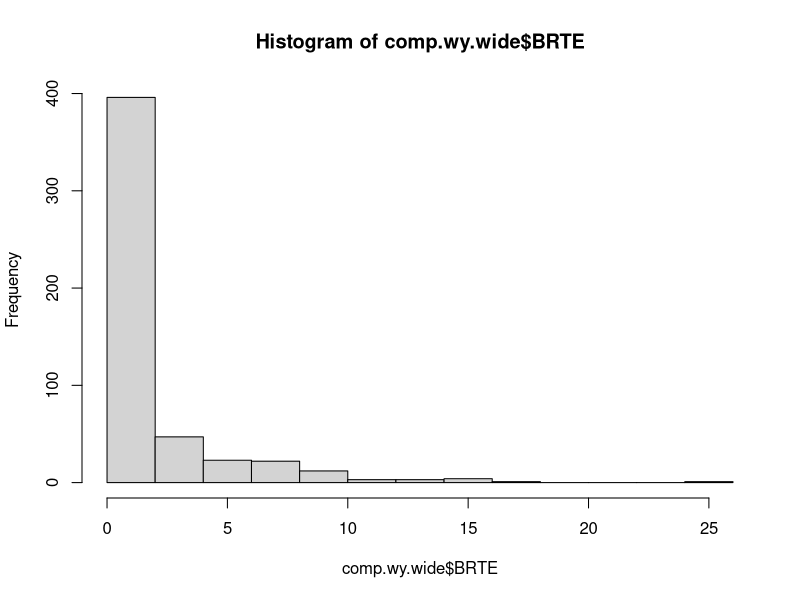
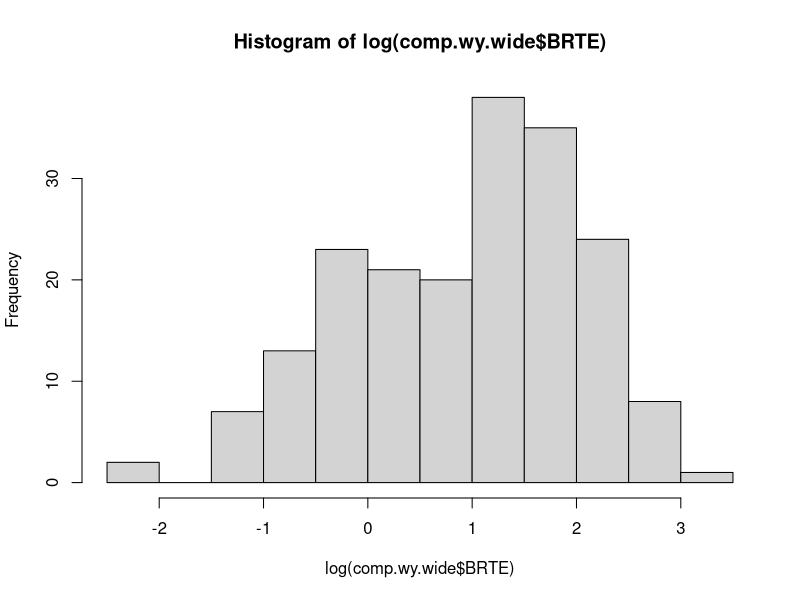
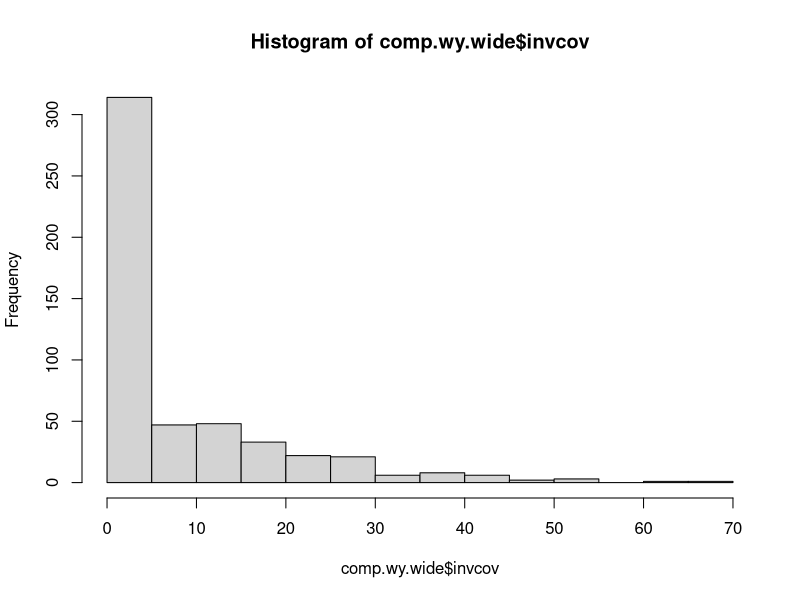
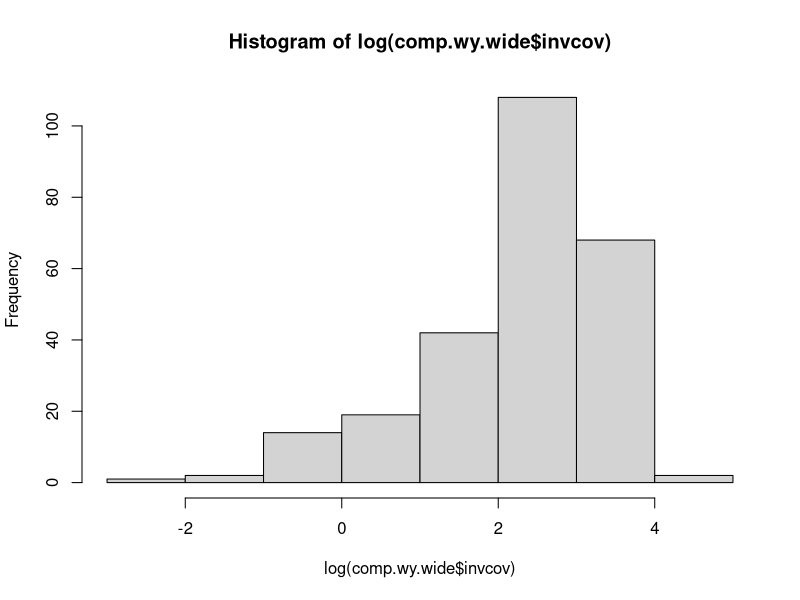
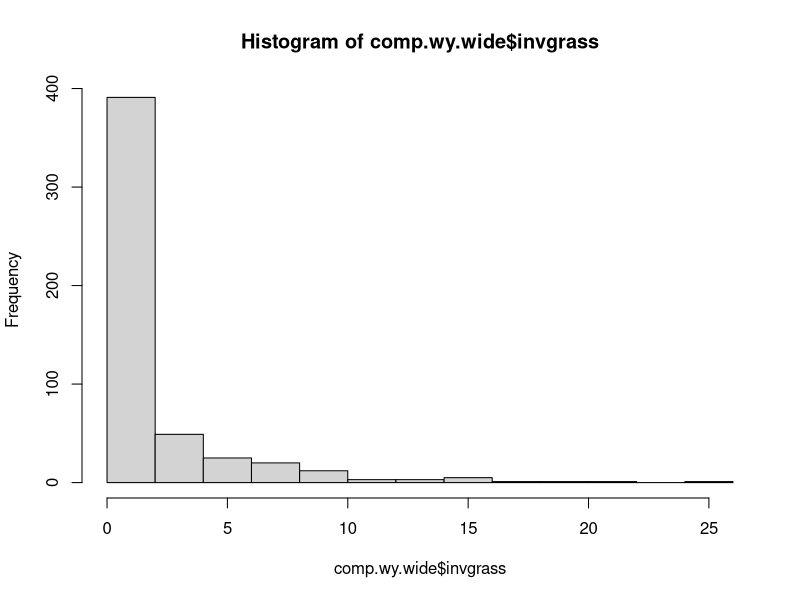
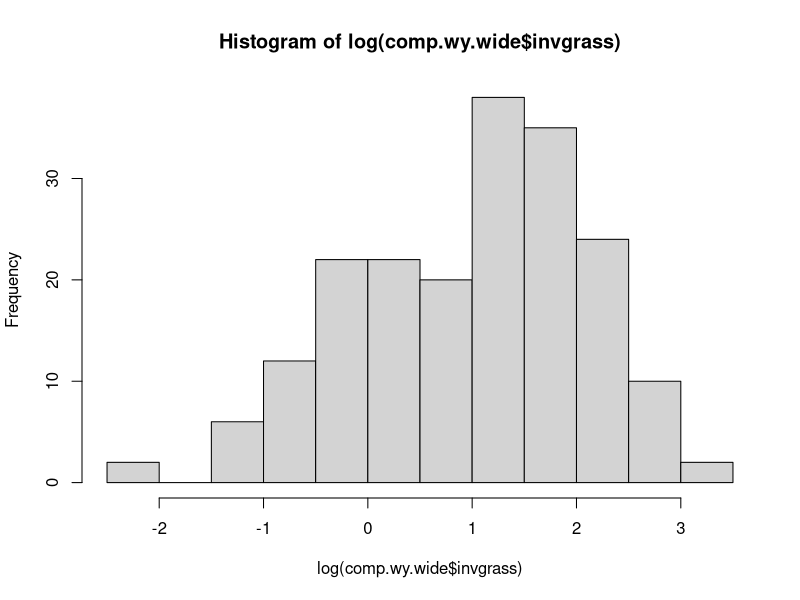
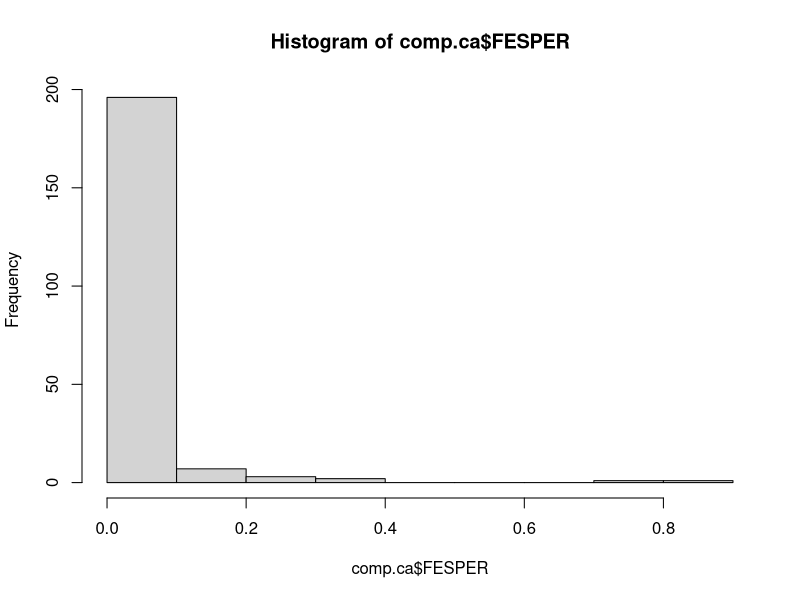
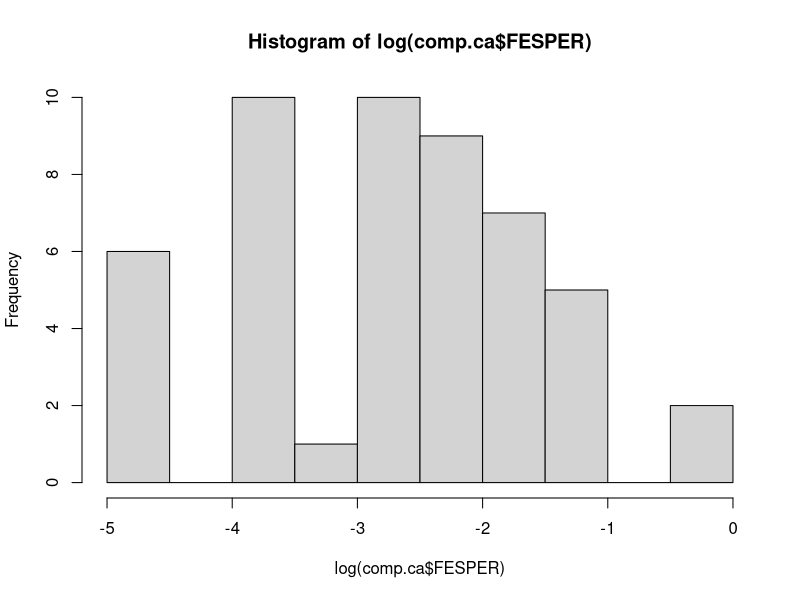

Reproduce these figures in R, in order. (Note: this script raises an error after producing the figures.)
#### cover analysis, are invasion resistent communities more resistent to invasion? 
#### (invasion by focal annual grasses (BRTE or FESPER) + volunteers)
#### 2023 is the only viable year for this analysis in WY. 
#### 2022 + 2023 had FESPER in CA but not reseeded in 2023(?) for 2022 only comparable year.

## packages
library(tidyverse)
library(lme4)
library(lmerTest)

## load in data, clean and modify columns
# WY
comp.wy <- read.csv("data/hpg_total.csv") #Wyoming species comp data 
comp.wy <- comp.wy %>% filter(year == "2023") #keep only 2023 data 
comp.wy$subplot <- as.factor(comp.wy$subplot)
comp.wy$drought <- as.factor(comp.wy$drought)
comp.wy$year<-as.factor(comp.wy$year)
comp.wy$trt <- as.factor(comp.wy$trt)
comp.wy$block <- as.factor(comp.wy$block)
# add invaded locations as 0/1 variable (2023 only)
wy.invaded.23 <- read.csv("data/invasion_loc23.csv") # load data
wy.invaded.23$invaded <-tolower(wy.invaded.23$invaded)
comp.wy <- comp.wy %>%
  mutate(invaded = ifelse(year == 2023, as.integer(paste(block, trt, subplot) %in% paste(wy.invaded.23$block, wy.invaded.23$trt, wy.invaded.23$invaded)), NA_integer_))
rm(wy.invaded.23)# remove invasion data
# make unique plot variable
comp.wy <- comp.wy %>% unite(plot, c(block, trt, subplot), sep = ".", remove=F) # make unique plot variable
# calculate cover native per subplot and add to data
fornativecover <- comp.wy %>% filter(species!="BG"&
                                       species!="Litter"&
                                       native == "N") %>% #only native live veg
  group_by(year,block,trt,subplot) %>% 
  summarize(nativecov = sum(cover, na.rm=T)) #summarize total live veg per subplot
comp.wy <- merge(comp.wy,fornativecover, all.x = T)
# make wide for analysis and matching CA data
comp.wy.wide <- comp.wy %>% select(-c("prob","native","graminoid")) #columns to drop 
comp.wy.wide <- comp.wy.wide %>% pivot_wider(id_cols = c("year","block","trt","subplot","drought",
                                                         "nativecov","BG", "Litter","plot","invaded"), 
                                             names_from = "species", 
                                             values_from = "cover")
comp.wy.wide$nativecov <- comp.wy.wide$nativecov/100  # make native live veg % a proportion to match CA data
#could use early season BRTE measures, but not necessarily comparable with CA so not right now

# calculate cover different invasive groups per subplot to add to data
forinvcov <- comp.wy %>% filter(species!="BG"& # all invasive sp summed together
                                  species!="Litter"&
                                  native == "I") %>% 
  group_by(year,block,trt,subplot) %>% 
  summarize(invcov = sum(cover, na.rm=T)) #summarize total live veg per subplot
comp.wy.wide <- merge(comp.wy.wide,forinvcov, by=c("year","block","trt","subplot"), all.x = T)

forinvgcov <- comp.wy %>% filter(species!="BG"& # invasive grasses together
                                       species!="Litter"&
                                       native == "I"&
                                  graminoid=="1") %>% #only native live veg
  group_by(year,block,trt,subplot) %>% 
  summarize(invgrass = sum(cover, na.rm=T)) #summarize total live veg per subplot
comp.wy.wide <- merge(comp.wy.wide,forinvgcov, by=c("year","block","trt","subplot"), all.x = T)

# create log response ratio as response metric (not using here though)
# comp.wy.wide <- comp.wy.wide %>% group_by(block,trt) %>% mutate(diffnativecov = nativecov[invaded == 1] / nativecov[invaded == 0])


# CA
comp.ca <- read.csv("data/Species_Composition_allyears.csv") #read in California comp data
comp.ca <- comp.ca[,c(1:57)]
comp.ca <- comp.ca %>% filter(Year == "2022") #keep only 2022 data right now
comp.ca$fesper.seeded <- as.factor(comp.ca$fesper.seeded)
comp.ca$fesper.present <- as.factor(comp.ca$fesper.present)
comp.ca$water <- as.factor(comp.ca$water)
comp.ca$year<-as.factor(comp.ca$Year)
comp.ca$trt <- as.factor(comp.ca$trt)
comp.ca$block <- as.factor(comp.ca$block)
comp.ca$structure <- as.factor(comp.ca$structure)

# create log response ratio as response metric (cannot because subplots were not paired)
# test <- comp.ca %>% group_by(block,trt) %>% 
#   filter(mono==0)%>%
#   #filter(all(c(0, 1) %in% fesper.present)) %>%
#   mutate(diffnativecov = comp.ca$native.cover[comp.ca$fesper.seeded == 1] / comp.ca$native.cover[comp.ca$fesper.seeded == 0])


## data summary
## look at response variable in each dataset
# WY
hist(comp.wy.wide$BRTE)
hist(log(comp.wy.wide$BRTE)) # better logged
hist(comp.wy.wide$invcov)
hist(log(comp.wy.wide$invcov)) # not much better logged 
hist(comp.wy.wide$invgrass)
hist(log(comp.wy.wide$invgrass)) # better logged 

# CA
hist(comp.ca$FESPER)
hist(log(comp.ca$FESPER)) #better logged
hist(comp.ca$inv.grass.cov)
hist(log(comp.ca$inv.grass.cov)) #better logged



### visualize
# WY
ggplot(comp.wy.wide, aes(y=log(invgrass), x=nativecov, col=drought))+ #adding drought trt?
  geom_point()+
  geom_smooth(method="lm")+
  facet_wrap(~trt)
ggplot(comp.wy.wide, aes(y=log(BRTE), x=trt, fill=drought))+ #adding drought trt?
  geom_boxplot()+
  scale_fill_manual(values=c("blue","red"))+
  facet_wrap(~year)
ggplot(comp.wy.wide, aes(y=log(invcov), x=trt, fill=drought))+ #adding drought trt?
  geom_boxplot()+
  scale_fill_manual(values=c("blue","red"))+
  facet_wrap(~year)
ggplot(comp.wy.wide, aes(y=log(invgrass), x=trt, fill=drought))+ #adding drought trt?
  geom_boxplot()+
  scale_fill_manual(values=c("blue","red"))+
  facet_wrap(~year)

ggplot(test, aes(y=log(diffnativecov), x=nativecov, col=drought))+ #adding drought trt?
  geom_point()+
  geom_smooth(method="lm")+
  facet_wrap(~year)
ggplot(test, aes(y=log(diffnativecov), x=trt, fill=drought))+ #adding drought trt?
  geom_boxplot()+
  scale_fill_manual(values=c("blue","red"))+
  facet_wrap(~year)

# CA
ggplot(comp.ca, aes(y=log(FESPER), x=native.cover, col=water))+ #adding water trt?
  geom_point()+
  geom_smooth(method="lm")+
  facet_wrap(~trt)
ggplot(comp.ca, aes(y=log(inv.grass.cov), x=native.cover, col=water))+
  geom_point()+
  geom_smooth(method="lm")+
  facet_wrap(~trt)
ggplot(comp.ca, aes(y=log(diffnativecov), x=trt, fill=drought))+ #adding drought trt?
  geom_boxplot()+
  scale_fill_manual(values=c("blue","red"))+
  facet_wrap(~year)

ggplot(comp.ca, aes(y=log(FESPER), x=trt, fill=water))+ #adding drought trt?
  geom_boxplot()+
  scale_fill_manual(values=c("red","blue"))+
  facet_wrap(~year)
ggplot(comp.ca, aes(y=log(inv.grass.cov), x=trt, fill=water))+ #adding drought trt?
  geom_boxplot()+
  scale_fill_manual(values=c("red","blue"))+
  facet_wrap(~year)

hist(log(comp.wy.wide$BRTE)) #fix BRTE to work here 

### modelling invasive cover as a function of seeding community + native cover OR drought trt
# WY 
comp.wy.wide$trt <- relevel(comp.wy.wide$trt, ref = "r") # random as reference community

testwy <- comp.wy.wide %>% mutate(log.brte = log(BRTE)) %>% 
  mutate(log.brte = ifelse(log.brte == -Inf, NA, log.brte))
m1.wy <- lmer(log.brte ~ trt * nativecov + (1 | block), data = testwy) #not working? random effects?
summary(m1.wy)
m2.wy <- lmer(log.brte ~ trt * nativecov * drought + (1 | block), data = testwy) #not working? random effects?
summary(m2.wy)
anova(m2.wy)


# CA
comp.ca$trt <- relevel(comp.ca$trt, ref = "R")
comp.ca$water <- relevel(comp.ca$water, ref = "1.25")

testca <- comp.ca %>% mutate(log.fesper = log(FESPER)) %>% 
  mutate(log.fesper = ifelse(log.fesper == -Inf, NA, log.fesper))

m1.ca <- lm(log.fesper ~ trt * native.cover * water, data = testca) 
summary(m1.ca)
m2.ca <- lmer(log.fesper ~ trt * native.cover * water + (1|block), data = testca) 
summary(m2.ca)

testca <- comp.ca %>% mutate(log.invg = log(FESPER)) %>% 
  mutate(log.invg = ifelse(log.invg == -Inf, NA, log.invg))

m1.ca <- lm(log.invg ~ trt * native.cover * water, data = testca) 
summary(m1.ca)
m2.ca <- lmer(log.invg ~ trt * native.cover * water + (1|block), data = testca) 
summary(m2.ca)


m1.ca <- lmer(FESPER ~ trt * native.cover + (1 | Year) + (1 | block), data = comp.ca)
m1.ca <- lm(FESPER ~ trt * native.cover, data = comp.ca) # BROMAD ande BRODIA even worse
summary(m1.ca)
